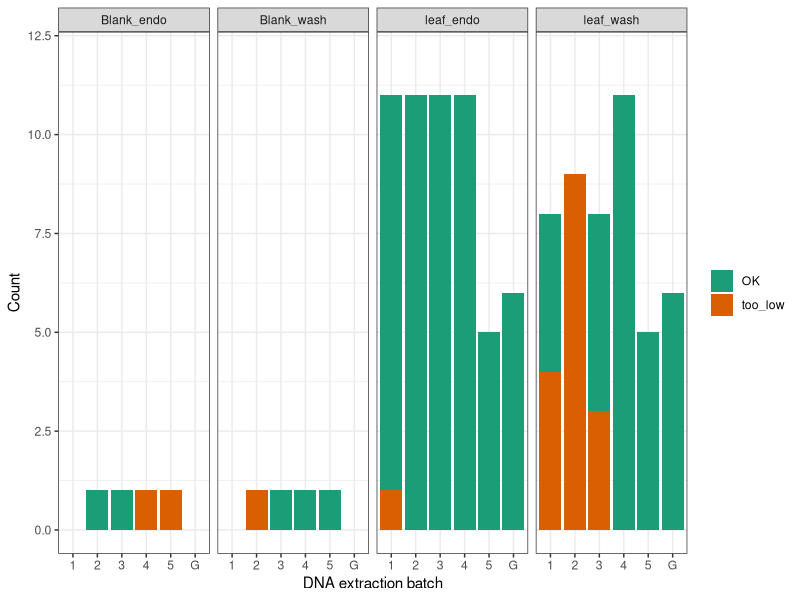

R code for this plot:
## ---- chunk 1

#set working directory to project directory

#Load packages
library(knitr)
library(dplyr)
library(tidyr)
library(ggplot2)
library(tibble)
library(readxl)

## ---- chunk 2

#First tab contains information about the content of all the other tabs
data_key <- read_xlsx("./Data/All_data_23_07_26.xlsx", sheet="Tab_overview")
data_key

#Let's keep the first two columns to know what each tab of the excel stands for
data_key <- data_key[,1:2]

## ---- chunk 3

#let's see which tabs we are interested in
data_key

#ED; can tell me more information about the samples?
#DNA_C; Here is where de deNovix measurements are
#Leaf_FW; Here is where the weight of whole leaves and ground faction in powersoil tube are 

#Let's load the experimental design tab
ED <- read_xlsx("./Data/All_data_23_07_26.xlsx", sheet="ED")

#Now the DNA concentration one
DNA_C <- read_xlsx("./Data/All_data_23_07_26.xlsx", sheet="DNA_C", skip = 1) #The first row its not really the column name, so we skip it

#Finally the weight of leaves
Leaf_FW <- read_xlsx("./Data/All_data_23_07_26.xlsx", sheet="Leaf_FW") #we'll use this later 

#For now ED is not really giving anything extra, we don't need the Block information, so we'll focus on DNA_C 
str(DNA_C)
DNA_C <- DNA_C %>% select(ID, Block, Aphid_species, sample_type, fraction, sample_name,
                          experimental_batch, DNA_extraction_batch, DeNovix_ng_ul)
View(DNA_C)

#I need to have a numeric column for the concentration, but I also would like to count how many times there was the value too_low per type of sample and DNA extraction batch

DNA_C$DeNovix_ng_ul
DNA_C2 <- DNA_C %>%
  mutate(
    concentration = suppressWarnings(as.numeric(DeNovix_ng_ul)),
    too_low = DeNovix_ng_ul == "too_low",
    Glycerol = DeNovix_ng_ul == "G")

DNA_C2$Glycerol #check

#Count how many were too low per group
too_low_counts <- DNA_C2 %>%
  group_by(sample_type, DNA_extraction_batch) %>%
  summarise(
    n_too_low = sum(too_low, na.rm = TRUE),
    n_total = n(),
    .groups = "drop")

#Plot it; stacked bar
too_low_counts <- too_low_counts %>%
  mutate(n_ok = n_total - n_too_low,
    batch = factor(DNA_extraction_batch, levels = sort(unique(DNA_extraction_batch))),
    sample_type = factor(sample_type, levels = c("Blank_endo", "Blank_wash", "leaf_endo", "leaf_wash")))

ggplot(too_low_counts , aes(x = batch)) +
  geom_col(aes(y = n_ok, fill = "OK")) +
  geom_col(aes(y = n_too_low, fill = "too_low")) +
  facet_wrap(~ sample_type, nrow=1) +
  coord_cartesian(ylim = c(0, 12), )+
  scale_fill_manual(values = c("OK" = "#1b9e77", "too_low" = "#d95f02")) +
  labs(x = "DNA extraction batch", y = "Count", fill = NULL) +
  theme_bw()
